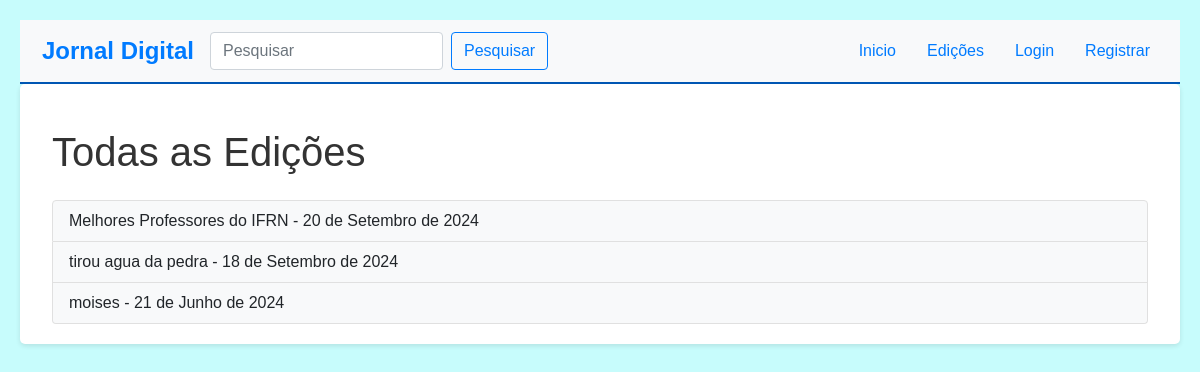
/jornaldigital/edicoes/, run on the app's committed database.
### JornalDigital/models.py (models this page shows, shortened)
class Edicao(models.Model):
    data = models.DateField()
    titulo = models.CharField(max_length=200)

### JornalDigital/views.py (the view)
# urls.py: path('edicoes/', ListarEdicoesView.as_view(), name='listar_edicoes'),
class ListarEdicoesView(ListView):
    model = Edicao
    template_name = 'JornalDigital/listar_edicoes.html'
    context_object_name = 'edicoes'
    ordering = ['-data']

### JornalDigital/templates/JornalDigital/listar_edicoes.html
{% extends './base.html' %}
{% block content %}
<div class="container mt-4">
    <h1 class="mb-4">Todas as Edições</h1>
    <div class="list-group">
    {% for edicao in edicoes %}
        <a href="{% url 'exibir_edicao' edicao.id %}" class="list-group-item list-group-item-action">
            {{ edicao.titulo }} - {{ edicao.data }}
        </a>
    {% empty %}
        <p>Nenhuma edição disponível.</p>
    {% endfor %}
    </div>
</div>
{% endblock %}

### JornalDigital/templates/JornalDigital/base.html (shortened to what this page needs)
{% load static %}
<!DOCTYPE html>
<html lang="pt-br">
<head>
    <link href="https://cdn.jsdelivr.net/npm/bootstrap@5.1.3/dist/css/bootstrap.min.css" rel="stylesheet">
    <link rel="stylesheet" href="{% static '/JornalInterno/style.css' %}">
</head>
<body>
<nav class="navbar navbar-expand-lg navbar-light bg-light">
    <div class="container">
        <a class="navbar-brand" href="{% url 'index' %}">Jornal Digital</a>
        <form class="d-flex me-3" action="{% url 'pesquisar' %}" method="get">
            <input class="form-control me-2" type="search" placeholder="Pesquisar" aria-label="Search" name="q">
            <button class="btn btn-outline-success" type="submit">Pesquisar</button>
        </form>
        <div class="collapse navbar-collapse" id="navbarNav">
            <ul class="navbar-nav ms-auto">
                <li class="nav-item">
                    <a class="nav-link" href="{% url 'index' %}">Inicio</a>
                </li>
                <li class="nav-item">
                    <a class="nav-link" href="{% url 'listar_edicoes' %}">Edições</a>
                </li>
                <li class="nav-item">
                    {% if user.is_authenticated %}
                        <a class="nav-link" href="{% url 'logout' %}">Logout</a>
                    {% else %}
                        <a class="nav-link" href="{% url 'login' %}">Login</a>
                    </li>
                    <li class="nav-item">
                        <a class="nav-link" href="{% url 'cadastro' %}">Registrar</a>
                    </li>
                {% endif %}
            </ul>
        </div>
    </div>
</nav>
    <main>
        {% block content %}
        {% endblock %}
    </main>
</body>
</html>

### static/JornalInterno/style.css (style rules this page uses)
.navbar { background-color: #ffffff; border-bottom: 2px solid #0056b3; }
.navbar-brand { font-size: 1.5rem; font-weight: bold; color: #007bff !important; }
.nav-link { color: #007bff !important; transition: color 0.3s; }
.btn-outline-success { color: #007bff; border-color: #007bff; transition: background-color 0.3s, color 0.3s; }
form { margin-left: auto; }
.nav-item { margin-left: 15px; }
body { background-color: #c7fcfc; font-family: Arial, sans-serif; padding: 20px; }
main { background-color: #ffffff; border-radius: 5px; box-shadow: 0 2px 5px rgba(0, 0, 0, 0.1); padding: 20px; }
h1, h2 { color: #333333; margin-bottom: 15px; }
.list-group { margin-top: 20px; }
.list-group-item { background-color: #f8f9fa; border: 1px solid #e0e0e0; transition: background-color 0.3s, color 0.3s; }
li a { color: red; }

### data on the page
Edicao: titulo "Melhores Professores do IFRN", data "20 de Setembro de 2024"
Edicao: titulo "tirou agua da pedra", data "18 de Setembro de 2024"
Edicao: titulo "moises", data "21 de Junho de 2024"
